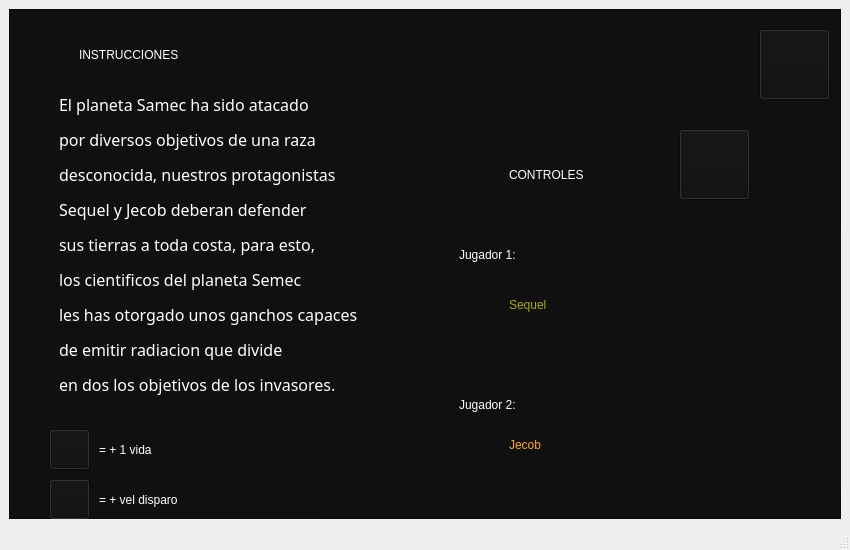
<?xml version="1.0" encoding="UTF-8"?>
<ui version="4.0">
 <class>SettingsWindow</class>
 <widget class="QMainWindow" name="SettingsWindow">
  <property name="geometry">
   <rect>
    <x>0</x>
    <y>0</y>
    <width>850</width>
    <height>550</height>
   </rect>
  </property>
  <property name="minimumSize">
   <size>
    <width>850</width>
    <height>550</height>
   </size>
  </property>
  <property name="maximumSize">
   <size>
    <width>850</width>
    <height>550</height>
   </size>
  </property>
  <property name="windowTitle">
   <string>Burbuja Killer</string>
  </property>
  <widget class="QWidget" name="centralwidget">
   <layout class="QGridLayout" name="gridLayout">
    <item row="0" column="0">
     <widget class="QFrame" name="frame">
      <property name="styleSheet">
       <string notr="true">background-color: #101010</string>
      </property>
      <property name="frameShape">
       <enum>QFrame::StyledPanel</enum>
      </property>
      <property name="frameShadow">
       <enum>QFrame::Raised</enum>
      </property>
      <widget class="QPushButton" name="pushButton">
       <property name="geometry">
        <rect>
         <x>750</x>
         <y>20</y>
         <width>71</width>
         <height>71</height>
        </rect>
       </property>
       <property name="styleSheet">
        <string notr="true">border-image: url(:/Imagenes/back icon.png);</string>
       </property>
       <property name="text">
        <string/>
       </property>
      </widget>
      <widget class="QLabel" name="label">
       <property name="geometry">
        <rect>
         <x>580</x>
         <y>220</y>
         <width>291</width>
         <height>261</height>
        </rect>
       </property>
       <property name="styleSheet">
        <string notr="true">border-image: url(:/Imagenes/teclas.png);</string>
       </property>
       <property name="text">
        <string/>
       </property>
      </widget>
      <widget class="QLabel" name="label_2">
       <property name="geometry">
        <rect>
         <x>450</x>
         <y>220</y>
         <width>171</width>
         <height>51</height>
        </rect>
       </property>
       <property name="styleSheet">
        <string notr="true">font: 75 16pt &quot;Segoe Script&quot;;
color: rgb(255, 255, 255);</string>
       </property>
       <property name="text">
        <string>Jugador 1:</string>
       </property>
      </widget>
      <widget class="QLabel" name="label_3">
       <property name="geometry">
        <rect>
         <x>450</x>
         <y>370</y>
         <width>171</width>
         <height>51</height>
        </rect>
       </property>
       <property name="styleSheet">
        <string notr="true">font: 75 16pt &quot;Segoe Script&quot;;
color: rgb(255, 255, 255);</string>
       </property>
       <property name="text">
        <string>Jugador 2:</string>
       </property>
      </widget>
      <widget class="QLabel" name="label_4">
       <property name="geometry">
        <rect>
         <x>70</x>
         <y>20</y>
         <width>321</width>
         <height>51</height>
        </rect>
       </property>
       <property name="styleSheet">
        <string notr="true">font: 75 20pt &quot;Segoe Script&quot;;
color: rgb(255, 255, 255);</string>
       </property>
       <property name="text">
        <string>INSTRUCCIONES</string>
       </property>
      </widget>
      <widget class="QLabel" name="label_5">
       <property name="geometry">
        <rect>
         <x>50</x>
         <y>70</y>
         <width>391</width>
         <height>331</height>
        </rect>
       </property>
       <property name="font">
        <font>
         <family>Segoe Script</family>
         <pointsize>8</pointsize>
         <weight>9</weight>
         <italic>false</italic>
         <bold>false</bold>
        </font>
       </property>
       <property name="contextMenuPolicy">
        <enum>Qt::DefaultContextMenu</enum>
       </property>
       <property name="styleSheet">
        <string notr="true">font: 75 8pt &quot;Segoe Script&quot;;
color: rgb(255, 255, 255);</string>
       </property>
       <property name="text">
        <string>&lt;html&gt;&lt;head/&gt;&lt;body&gt;&lt;p&gt;&lt;span style=&quot; font-size:12pt;&quot;&gt;El planeta Samec ha sido atacado&lt;/span&gt;&lt;/p&gt;&lt;p&gt;&lt;span style=&quot; font-size:12pt;&quot;&gt;por diversos objetivos de una raza&lt;/span&gt;&lt;/p&gt;&lt;p&gt;&lt;span style=&quot; font-size:12pt;&quot;&gt;desconocida, nuestros protagonistas&lt;/span&gt;&lt;/p&gt;&lt;p&gt;&lt;span style=&quot; font-size:12pt;&quot;&gt;Sequel y Jecob deberan defender&lt;/span&gt;&lt;/p&gt;&lt;p&gt;&lt;span style=&quot; font-size:12pt;&quot;&gt;sus tierras a toda costa, para esto,&lt;/span&gt;&lt;/p&gt;&lt;p&gt;&lt;span style=&quot; font-size:12pt;&quot;&gt;los cientificos del planeta Semec&lt;/span&gt;&lt;/p&gt;&lt;p&gt;&lt;span style=&quot; font-size:12pt;&quot;&gt;les has otorgado unos ganchos capaces&lt;/span&gt;&lt;/p&gt;&lt;p&gt;&lt;span style=&quot; font-size:12pt;&quot;&gt;de emitir radiacion que divide&lt;/span&gt;&lt;/p&gt;&lt;p&gt;&lt;span style=&quot; font-size:12pt;&quot;&gt;en dos los objetivos de los invasores.&lt;/span&gt;&lt;/p&gt;&lt;/body&gt;&lt;/html&gt;</string>
       </property>
      </widget>
      <widget class="QLabel" name="label_6">
       <property name="geometry">
        <rect>
         <x>460</x>
         <y>280</y>
         <width>31</width>
         <height>31</height>
        </rect>
       </property>
       <property name="styleSheet">
        <string notr="true">border-image: url(:/Imagenes/player1.png);</string>
       </property>
       <property name="text">
        <string/>
       </property>
      </widget>
      <widget class="QLabel" name="label_7">
       <property name="geometry">
        <rect>
         <x>500</x>
         <y>270</y>
         <width>91</width>
         <height>51</height>
        </rect>
       </property>
       <property name="styleSheet">
        <string notr="true">font: 75 16pt &quot;Segoe Script&quot;;
color:rgb(170, 170, 0)</string>
       </property>
       <property name="text">
        <string>Sequel</string>
       </property>
      </widget>
      <widget class="QLabel" name="label_8">
       <property name="geometry">
        <rect>
         <x>460</x>
         <y>420</y>
         <width>31</width>
         <height>31</height>
        </rect>
       </property>
       <property name="styleSheet">
        <string notr="true">border-image: url(:/Imagenes/player2.png);</string>
       </property>
       <property name="text">
        <string/>
       </property>
      </widget>
      <widget class="QLabel" name="label_9">
       <property name="geometry">
        <rect>
         <x>500</x>
         <y>410</y>
         <width>91</width>
         <height>51</height>
        </rect>
       </property>
       <property name="styleSheet">
        <string notr="true">font: 75 16pt &quot;Segoe Script&quot;;
color: rgb(255, 170, 0)</string>
       </property>
       <property name="text">
        <string>Jecob</string>
       </property>
      </widget>
      <widget class="QLabel" name="label_10">
       <property name="geometry">
        <rect>
         <x>500</x>
         <y>140</y>
         <width>171</width>
         <height>51</height>
        </rect>
       </property>
       <property name="styleSheet">
        <string notr="true">font: 75 16pt &quot;Segoe Script&quot;;
color: rgb(255, 255, 255);</string>
       </property>
       <property name="text">
        <string>CONTROLES</string>
       </property>
      </widget>
      <widget class="QPushButton" name="pushButton_2">
       <property name="geometry">
        <rect>
         <x>670</x>
         <y>120</y>
         <width>71</width>
         <height>71</height>
        </rect>
       </property>
       <property name="styleSheet">
        <string notr="true">border-image: url(:/Imagenes/control icon.png);</string>
       </property>
       <property name="text">
        <string/>
       </property>
      </widget>
      <widget class="QPushButton" name="pushButton_3">
       <property name="geometry">
        <rect>
         <x>40</x>
         <y>420</y>
         <width>41</width>
         <height>41</height>
        </rect>
       </property>
       <property name="styleSheet">
        <string notr="true">border-image: url(:/Imagenes/vida++.png);</string>
       </property>
       <property name="text">
        <string/>
       </property>
      </widget>
      <widget class="QLabel" name="label_11">
       <property name="geometry">
        <rect>
         <x>90</x>
         <y>420</y>
         <width>171</width>
         <height>41</height>
        </rect>
       </property>
       <property name="styleSheet">
        <string notr="true">font: 75 16pt &quot;Segoe Script&quot;;
color: rgb(255, 255, 255);</string>
       </property>
       <property name="text">
        <string>= + 1 vida</string>
       </property>
      </widget>
      <widget class="QPushButton" name="pushButton_4">
       <property name="geometry">
        <rect>
         <x>40</x>
         <y>470</y>
         <width>41</width>
         <height>41</height>
        </rect>
       </property>
       <property name="styleSheet">
        <string notr="true">border-image: url(:/Imagenes/potenciador.png);</string>
       </property>
       <property name="text">
        <string/>
       </property>
      </widget>
      <widget class="QLabel" name="label_12">
       <property name="geometry">
        <rect>
         <x>90</x>
         <y>470</y>
         <width>221</width>
         <height>41</height>
        </rect>
       </property>
       <property name="styleSheet">
        <string notr="true">font: 75 16pt &quot;Segoe Script&quot;;
color: rgb(255, 255, 255);</string>
       </property>
       <property name="text">
        <string>= + vel disparo</string>
       </property>
      </widget>
     </widget>
    </item>
   </layout>
  </widget>
  <widget class="QStatusBar" name="statusbar"/>
 </widget>
 <resources/>
 <connections/>
</ui>
